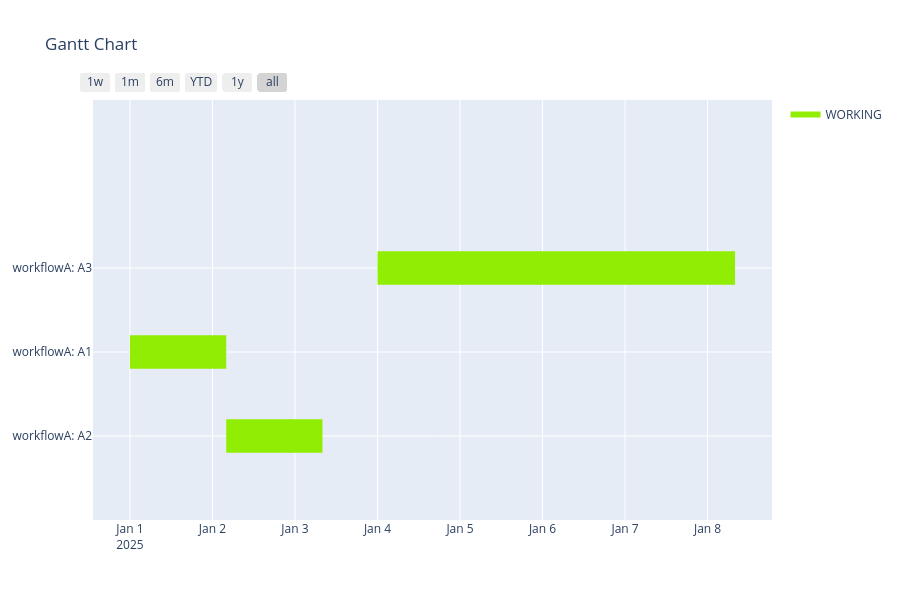

Notebook source saved alongside this figure:
### Code cell
workflowA.create_gantt_plotly(project.init_datetime, project.unit_timedelta).show()

### Figure 1 — Plotly figure (JSON) as saved in the notebook; plotly's stock layout.template omitted (floating-point values rounded to 4 significant figures)
{"data": [{"fill": "toself", "fillcolor": "rgb(146, 237, 5)", "hoverinfo": "name", "legendgroup": "rgb(146, 237, 5)", "mode": "none", "name": "WORKING", "type": "scatter", "x": ["2025-01-04 00:00:00", "2025-01-08 08:00:00", "2025-01-08 08:00:00", "2025-01-04 00:00:00", "2025-01-04 00:00:00", "2025-01-01 00:00:00", "2025-01-02 04:00:00", "2025-01-02 04:00:00", "2025-01-01 00:00:00", "2025-01-01 00:00:00", "2025-01-02 04:00:00", "2025-01-03 08:00:00", "2025-01-03 08:00:00", "2025-01-02 04:00:00"], "y": [1.8, 1.8, 2.2, 2.2, null, 0.8, 0.8, 1.2, 1.2, null, -0.2, -0.2, 0.2, 0.2]}, {"legendgroup": "rgb(146, 237, 5)", "marker": {"color": "rgb(146, 237, 5)", "opacity": 0, "size": 1}, "mode": "markers", "name": "", "showlegend": false, "text": [null, null, null, null, null, null], "type": "scatter", "x": ["2025-01-04 00:00:00", "2025-01-08 08:00:00", "2025-01-01 00:00:00", "2025-01-02 04:00:00", "2025-01-02 04:00:00", "2025-01-03 08:00:00"], "y": [2, 2, 1, 1, 0, 0]}], "layout": {"height": 600, "hovermode": "closest", "showlegend": true, "title": {"text": "Gantt Chart"}, "xaxis": {"rangeselector": {"buttons": [{"count": 7, "label": "1w", "step": "day", "stepmode": "backward"}, {"count": 1, "label": "1m", "step": "month", "stepmode": "backward"}, {"count": 6, "label": "6m", "step": "month", "stepmode": "backward"}, {"count": 1, "label": "YTD", "step": "year", "stepmode": "todate"}, {"count": 1, "label": "1y", "step": "year", "stepmode": "backward"}, {"step": "all"}]}, "showgrid": true, "type": "date", "zeroline": false}, "yaxis": {"autorange": false, "range": [-1, 4], "showgrid": true, "ticktext": ["workflowA: A2", "workflowA: A1", "workflowA: A3"], "tickvals": [0, 1, 2], "zeroline": false}}}
